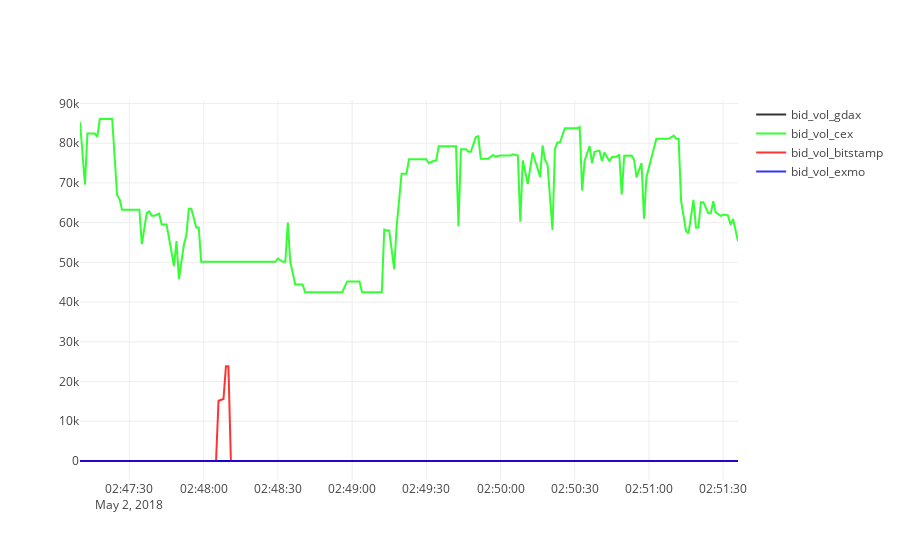
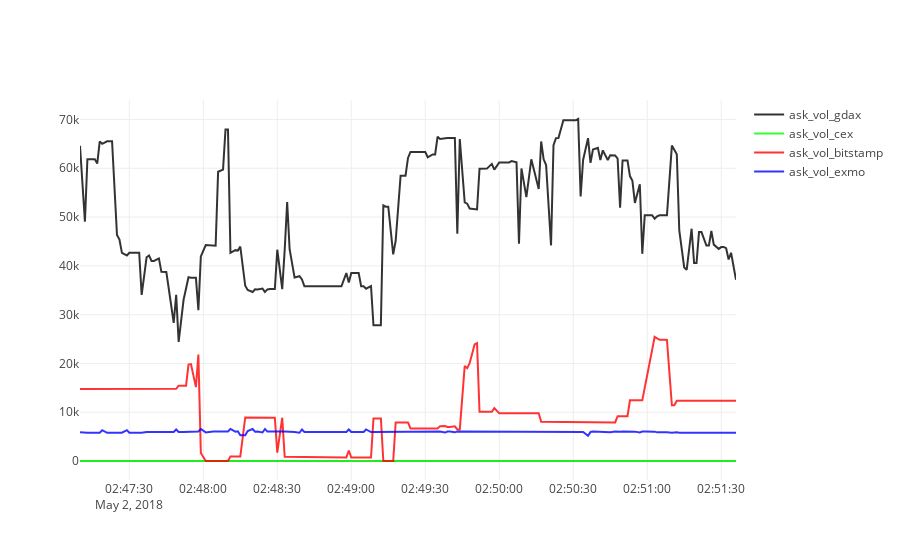

Notebook source saved alongside these figures, in order:
### Code cell
start = time()

colors = {
    'bitstamp': 'rgba(255, 0, 0, 0.8)',
    'cex': 'rgba(0, 255, 0, 0.8)',
    'exmo': 'rgba(0, 0, 255, 0.8)',
    'gdax': 'rgba(0, 0, 0, 0.8)'
}

traces = []
for exch in exchanges:
    name = 'bid_vol_' + exch
    marker = dict(color = colors[exch])
    traces.append(go.Scatter(x=df['timestamp'], y=df[name], name=name, marker = marker))
ply.iplot(traces)


traces = []
for exch in exchanges:
    name = 'ask_vol_' + exch
    marker = dict(color = colors[exch])
    traces.append(go.Scatter(x=df['timestamp'], y=df[name], name=name, marker = marker))
ply.iplot(traces)


print('Execution time: {:.3f}'.format(time() - start))

### Figure 1 — Plotly figure (JSON) as saved in the notebook; plotly's stock layout.template omitted (floating-point values rounded to 4 significant figures; data arrays with more than 128 entries replaced by an {"elided": "..."} marker saying what was removed)
{"data": [{"marker": {"color": "rgba(0, 0, 0, 0.8)"}, "name": "bid_vol_gdax", "type": "scatter", "x": {"elided": "200 str values"}, "y": {"elided": "200 int values"}}, {"marker": {"color": "rgba(0, 255, 0, 0.8)"}, "name": "bid_vol_cex", "type": "scatter", "x": {"elided": "200 str values"}, "y": {"elided": "200 float values"}}, {"marker": {"color": "rgba(255, 0, 0, 0.8)"}, "name": "bid_vol_bitstamp", "type": "scatter", "x": {"elided": "200 str values"}, "y": {"elided": "200 float values"}}, {"marker": {"color": "rgba(0, 0, 255, 0.8)"}, "name": "bid_vol_exmo", "type": "scatter", "x": {"elided": "200 str values"}, "y": {"elided": "200 int values"}}], "layout": {}}

### Figure 2 — Plotly figure (JSON) as saved in the notebook; plotly's stock layout.template omitted (floating-point values rounded to 4 significant figures; data arrays with more than 128 entries replaced by an {"elided": "..."} marker saying what was removed)
{"data": [{"marker": {"color": "rgba(0, 0, 0, 0.8)"}, "name": "ask_vol_gdax", "type": "scatter", "x": {"elided": "200 str values"}, "y": {"elided": "200 float values"}}, {"marker": {"color": "rgba(0, 255, 0, 0.8)"}, "name": "ask_vol_cex", "type": "scatter", "x": {"elided": "200 str values"}, "y": {"elided": "200 int values"}}, {"marker": {"color": "rgba(255, 0, 0, 0.8)"}, "name": "ask_vol_bitstamp", "type": "scatter", "x": {"elided": "200 str values"}, "y": {"elided": "200 float values"}}, {"marker": {"color": "rgba(0, 0, 255, 0.8)"}, "name": "ask_vol_exmo", "type": "scatter", "x": {"elided": "200 str values"}, "y": {"elided": "200 float values"}}], "layout": {}}
